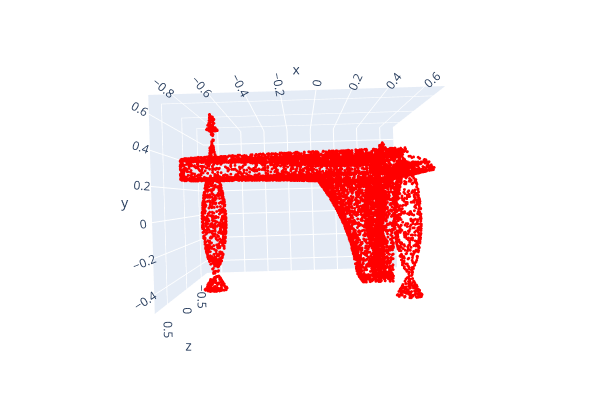

Source (notebook cell):
### Code cell
sample_points_path = os.path.join(fc.selected_path, fc.selected_filename)
visualize_pointcloud(sample_points_path, stride=1)

### Figure 1 — Plotly figure (JSON) as saved in the notebook; plotly's stock layout.template omitted (floating-point values rounded to 4 significant figures; data arrays with more than 128 entries replaced by an {"elided": "..."} marker saying what was removed)
{"data": [{"marker": {"color": {"elided": "10000x3 int values"}, "size": 1}, "mode": "markers", "type": "scatter3d", "x": {"elided": "10000 float values"}, "y": {"elided": "10000 float values"}, "z": {"elided": "10000 float values"}}], "layout": {"height": 400, "margin": {"b": 0, "l": 0, "r": 0, "t": 0}, "scene": {"aspectmode": "auto", "aspectratio": {"x": 1.14, "y": 0.8405, "z": 1.044}, "camera": {"center": {"x": 0, "y": 0, "z": 0}, "eye": {"x": -4.354e-18, "y": -1.453e-16, "z": 2.374}, "projection": {"type": "perspective"}, "up": {"x": 0, "y": 0, "z": 1}}}, "showlegend": false, "width": 600}}
